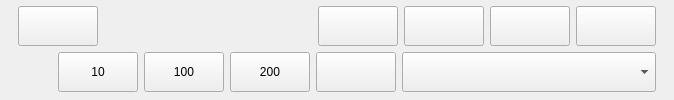
    <widget class="QWidget" name="widget_topBar" native="true">
     <property name="minimumSize">
      <size>
       <width>0</width>
       <height>95</height>
      </size>
     </property>
     <layout class="QVBoxLayout" name="verticalLayout_2">
      <property name="leftMargin">
       <number>18</number>
      </property>
      <property name="topMargin">
       <number>6</number>
      </property>
      <property name="rightMargin">
       <number>18</number>
      </property>
      <property name="bottomMargin">
       <number>6</number>
      </property>
      <item>
       <layout class="QHBoxLayout" name="horizontalLayout">
        <item>
         <widget class="QPushButton" name="btn_return">
          <property name="minimumSize">
           <size>
            <width>80</width>
            <height>40</height>
           </size>
          </property>
          <property name="maximumSize">
           <size>
            <width>80</width>
            <height>40</height>
           </size>
          </property>
          <property name="toolTip">
           <string>Return</string>
          </property>
          <property name="text">
           <string/>
          </property>
         </widget>
        </item>
        <item>
         <spacer name="horizontalSpacer">
          <property name="orientation">
           <enum>Qt::Horizontal</enum>
          </property>
          <property name="sizeHint" stdset="0">
           <size>
            <width>40</width>
            <height>20</height>
           </size>
          </property>
         </spacer>
        </item>
        <item>
         <widget class="DtcpImageButton" name="btn_isRemember">
          <property name="minimumSize">
           <size>
            <width>80</width>
            <height>40</height>
           </size>
          </property>
          <property name="maximumSize">
           <size>
            <width>80</width>
            <height>40</height>
           </size>
          </property>
          <property name="text">
           <string/>
          </property>
          <property name="checkable">
           <bool>true</bool>
          </property>
         </widget>
        </item>
        <item>
         <widget class="QPushButton" name="btn_delete">
          <property name="minimumSize">
           <size>
            <width>80</width>
            <height>40</height>
           </size>
          </property>
          <property name="maximumSize">
           <size>
            <width>80</width>
            <height>40</height>
           </size>
          </property>
          <property name="toolTip">
           <string>Delete</string>
          </property>
          <property name="text">
           <string/>
          </property>
         </widget>
        </item>
        <item>
         <widget class="QPushButton" name="btn_edit">
          <property name="minimumSize">
           <size>
            <width>80</width>
            <height>40</height>
           </size>
          </property>
          <property name="maximumSize">
           <size>
            <width>80</width>
            <height>40</height>
           </size>
          </property>
          <property name="toolTip">
           <string>Edit</string>
          </property>
          <property name="text">
           <string/>
          </property>
         </widget>
        </item>
        <item>
         <widget class="QPushButton" name="btn_reset">
          <property name="minimumSize">
           <size>
            <width>80</width>
            <height>40</height>
           </size>
          </property>
          <property name="maximumSize">
           <size>
            <width>80</width>
            <height>40</height>
           </size>
          </property>
          <property name="toolTip">
           <string>Reset memory times</string>
          </property>
          <property name="text">
           <string/>
          </property>
         </widget>
        </item>
       </layout>
      </item>
      <item>
       <layout class="QHBoxLayout" name="horizontalLayout_2">
        <item>
         <spacer name="horizontalSpacer_2">
          <property name="orientation">
           <enum>Qt::Horizontal</enum>
          </property>
          <property name="sizeHint" stdset="0">
           <size>
            <width>40</width>
            <height>20</height>
           </size>
          </property>
         </spacer>
        </item>
        <item>
         <widget class="QPushButton" name="btn_min">
          <property name="minimumSize">
           <size>
            <width>80</width>
            <height>40</height>
           </size>
          </property>
          <property name="maximumSize">
           <size>
            <width>80</width>
            <height>40</height>
           </size>
          </property>
          <property name="text">
           <string>10</string>
          </property>
         </widget>
        </item>
        <item>
         <widget class="QPushButton" name="btn_mid">
          <property name="minimumSize">
           <size>
            <width>80</width>
            <height>40</height>
           </size>
          </property>
          <property name="maximumSize">
           <size>
            <width>80</width>
            <height>40</height>
           </size>
          </property>
          <property name="text">
           <string>100</string>
          </property>
         </widget>
        </item>
        <item>
         <widget class="QPushButton" name="btn_max">
          <property name="minimumSize">
           <size>
            <width>80</width>
            <height>40</height>
           </size>
          </property>
          <property name="maximumSize">
           <size>
            <width>80</width>
            <height>40</height>
           </size>
          </property>
          <property name="text">
           <string>200</string>
          </property>
         </widget>
        </item>
        <item>
         <widget class="QPushButton" name="btn_add">
          <property name="minimumSize">
           <size>
            <width>80</width>
            <height>40</height>
           </size>
          </property>
          <property name="maximumSize">
           <size>
            <width>80</width>
            <height>40</height>
           </size>
          </property>
          <property name="toolTip">
           <string>Add times</string>
          </property>
          <property name="text">
           <string/>
          </property>
         </widget>
        </item>
        <item>
         <widget class="QComboBox" name="combox_group">
          <property name="minimumSize">
           <size>
            <width>254</width>
            <height>40</height>
           </size>
          </property>
         </widget>
        </item>
       </layout>
      </item>
     </layout>
    </widget>
